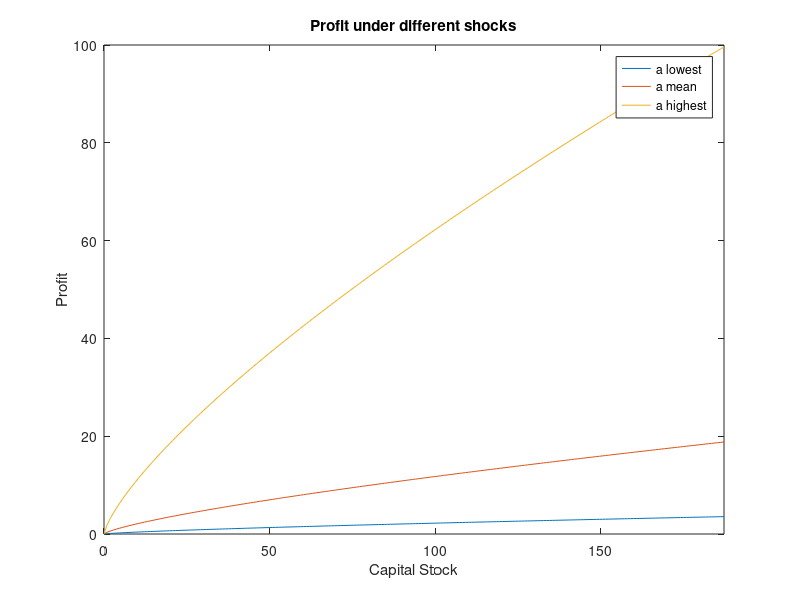

Reproduce this figure in MATLAB. (Note: this script raises an error after producing the figure.)
% Shasha Wang PS1 FNCE 937
clc
clear all;
close all;

cd 'E:\Dropbox\fall 19-20\Finance 937\PS1\question_1'
tic;

%% Q1 Solving the Problem of the Firm in Discrete Time
% Grid for k - centered around k_mean = 1. 
% k_max = (a_max/delta)^(1/(1-alpha))
% k_min = 0
% Grid for a - choose a_mean s.t. k_mean = 1. Nine grid points work well.
% k_mean = (alpha * a_mean / (r_mean + delta))^(1/(1-alpha))
% a_min = a_mean - m*sigma/(1-rho^2)^0.5
% a_max = a_mean + m*sigma/(1-rho^2)^0.5

%% Parametization
rho = 0.8;
r = 0.02;
delta = 0.1;
theta_1 = 0.3;
theta_2 = 0.6;
W = 2;
sigma = 0.1;
m = 4; % number of a is 2 * 4 + 1 = 9
Na = m*2 + 1;
Nk_1 = 200;
Nk_2 = 25;
b_0 = 0;
b_1 = 0.5;

%% Create grid for k and a
k_min = 0.01; % setting k_min to 0 would pop up errors in the iteration
% a_mean = (r + delta) / theta_1; % Lecture 1 Page 15/52 "picking E[a] s.t. k_mean=1"
% But that would make a too small
a_mean = 2; % I set the mean of a higher
log_a_mean = log(a_mean);
log_a_min=log(a_mean)-m*sigma/sqrt(1-rho^2);
log_a_max=log(a_mean)+m*sigma/sqrt(1-rho^2);
log_a_grid=linspace(log_a_min,log_a_max,Na);
a_min=exp(log_a_min);
a_max=exp(log_a_max);
%a_min = max(0.2, a_mean - m * sigma/(1-rho^2)^0.5);
%a_mean = a_min + m*sigma/(1-rho^2)^0.5; % update a_mean
k_mean = (theta_1 * a_mean / (r + delta))^(1/(1-theta_1)); % Lecture 1 Page 15/52
%a_max = a_mean + m*sigma/(1-rho^2)^0.5;
%a_grid = linspace(a_min, a_max, Na);
k_max = (exp(log_a_max)/delta)^(1/(1-theta_1));
k_grid_1 = linspace(k_min, k_max, Nk_1);
k_grid_2 = linspace(k_min, k_max, Nk_2);

%% a) Plot the profit function as a function of the capital stock
labor = @(a,k) (k.^theta_1 * theta_2 * a/W).^(1/(1-theta_2));
labor_min = labor(a_min,k_grid_1);
labor_mean = labor(a_mean,k_grid_1);
labor_max = labor(a_max,k_grid_1);

profit = @(labor,a,k)a * k.^theta_1.* labor.^theta_2 - W*labor;
investment = @(k,k_prime)k_prime - (1-delta)*k;
adjustment_cost = @(investment,k)b_0*k + b_1*k*(investment/k-delta).^2;
divident = @(profit,investment,adjustment_cost)profit-investment-adjustment_cost;

profit_min = profit(labor_min,a_min,k_grid_1);
profit_mean = profit(labor_mean,a_mean,k_grid_1);
profit_max = profit(labor_max,a_max,k_grid_1);

figure (1)
plot(k_grid_1, profit_min,k_grid_1, profit_mean, k_grid_1, profit_max);
title('Profit under different shocks')
xlabel('Capital Stock')
ylabel('Profit')
legend('a lowest', 'a mean', 'a highest')
xlim([0,k_max])
savefig('q1a')

%% a's transition matrix

[Z,a_prob] = tauchen(Na,log_a_mean,rho,sigma,m);
assert(sum(abs(Z-log_a_grid))<0.01);

a_grid = exp(log_a_grid);

%% Value Function Iteration and q1c Policy Function
%% See if number of capital grid is 200
Nk=Nk_1;

k_policy_index = zeros(Na,Nk);
k_policy = zeros(Na,Nk);
investment_policy = zeros(Na,Nk);
financing_policy = zeros(Na,Nk);
value   = zeros(Na,Nk);
value0 = ones(Na,Nk); % initial guess
tolerance = 0.00001;
iteration = 0;
distance = 100;

k_grid = linspace(k_min, k_max, Nk);
[aa,kk]=meshgrid(a_grid, k_grid);

figure(2)
mesh(aa, kk, value0')

tic;
% phi = b_0 * k_grid_1 + b_1 * (i/k_grid_1 - delta).^2 .* k_grid_1;
while distance > tolerance
    for i=1:Na
        for j=1:Nk
            a = a_grid(i);
            k = k_grid(j);
            l = labor(a,k);
            %l = (k^theta_1 * theta_2 * a/W).^(1/(1-theta_2));
            pi = profit(l,a,k);
            inv = investment(k,k_grid);
            %pi = a*k^theta_1*l^theta_2 - W*l;
            phi = adjustment_cost(inv,k);
            d = divident(pi,inv,phi);
            %d = pi + (1-delta-b_0)*k-k_grid-b_1*k*(k_grid/k-1).^2;
            [v,ind] = max(d + 1/(1+r)*a_prob(i,:)*value0);
            value(i,j)=v;
            k_policy_index(i,j)=ind;
            k_policy(i,j) = k_grid(k_policy_index(i,j));
        end
    end
    hold on
    mesh(aa, kk, value')
    distance = sum(sum(abs(value-value0)));
    value0=value;
    iteration = iteration + 1;
end
display("iteration =    " + iteration + "   difference =   " + distance)
toc;

title(['Value Function Iteration Nk=', num2str(Nk)])
xlabel('Productivity')
ylabel('Capital Stock')
zlabel('Value')
savefig('q1b1_ValueFunction_3d') 

figure(3)
plot(k_grid,value(1,:))
xlim([0,k_max])
iter = 1;
while iter<=Na
    hold on; plot(k_grid,value(iter,:));
    iter=iter+1;
end
title(['value function at different shocks Nk= ', num2str(Nk)])
xlabel('Capital Stock')
ylabel('Value')
savefig('q1b1_ValueFunction_2d') 

figure(4)
[aa,kk]=meshgrid(a_grid, k_grid);
mesh(aa, kk, k_policy')
title(['Policy Function for Capital Nk=', num2str(Nk)])
xlabel('Productivity')
ylabel('Capital Stock')
zlabel('Capital Next Period')
savefig('q1b1_k_policy_3d') 

figure(5)
plot(k_grid, k_policy(1,:), k_grid, k_policy(m+1,:), k_grid, k_policy(Na,:) )
legend("lowest a","average a","highest a")
title(['Policy Function for Next Period Capital Nk=', num2str(Nk)])
xlabel('Current Capital Stock')
ylabel('Capital Next Period')
xlim([0,k_max])
savefig('q1b1_k_policy_2d') 

save('nk200_results','k_grid','k_policy','value','Nk','k_policy_index')

%% See if number of capital grid is 25
close all;
Nk=Nk_2;

k_policy_index = zeros(Na,Nk);
k_policy = zeros(Na,Nk);
value   = zeros(Na,Nk);
value0 = ones(Na,Nk); % initial guess
tolerance = 0.00001;
iteration = 0;
distance = 100;

k_grid = linspace(k_min, k_max, Nk);
[aa,kk]=meshgrid(a_grid, k_grid);

figure(2)
mesh(aa, kk, value0')

tic;
% phi = b_0 * k_grid_1 + b_1 * (i/k_grid_1 - delta).^2 .* k_grid_1;
while distance > tolerance
    for i=1:Na
        for j=1:Nk
            a = a_grid(i);
            k = k_grid(j);
            l = labor(a,k);
            %l = (k^theta_1 * theta_2 * a/W).^(1/(1-theta_2));
            pi = profit(l,a,k);
            inv = investment(k,k_grid);
            %pi = a*k^theta_1*l^theta_2 - W*l;
            phi = adjustment_cost(inv,k);
            d = divident(pi,inv,phi);
            %d = pi + (1-delta-b_0)*k-k_grid-b_1*k*(k_grid/k-1).^2;
            [v,ind] = max(d + 1/(1+r)*a_prob(i,:)*value0);
            value(i,j)=v;
            k_policy_index(i,j)=ind;
            k_policy(i,j) = k_grid(k_policy_index(i,j));
        end
    end
    hold on
    mesh(aa, kk, value')
    distance = sum(sum(abs(value-value0)));
    value0=value;
    iteration = iteration + 1;
end
display("iteration =    " + iteration + "   difference =   " + distance)
toc;

title(['Value Function Iteration Nk=', num2str(Nk)])
xlabel('Productivity')
ylabel('Capital Stock')
zlabel('Value')
savefig('q1b2_ValueFunction_3d') 

figure(3)
plot(k_grid,value(1,:))
xlim([0,k_max])
iter = 1;
while iter<=Na
    hold on; plot(k_grid,value(iter,:));
    iter=iter+1;
end
title(['value function at different shocks Nk= ', num2str(Nk)])
xlabel('Capital Stock')
ylabel('Value')
savefig('q1b2_ValueFunction_2d') 

figure(4)
[aa,kk]=meshgrid(a_grid, k_grid);
mesh(aa, kk, k_policy')
title(['Policy Function for Capital Nk=', num2str(Nk)])
xlabel('Productivity')
ylabel('Capital Stock')
zlabel('Capital Next Period')
savefig('q1b2_k_policy_3d') 

figure(5)
plot(k_grid, k_policy(1,:), k_grid, k_policy(m+1,:), k_grid, k_policy(Na,:) )
legend("lowest a","average a","highest a")
title(['Policy Function for Next Period Capital Nk=', num2str(Nk)])
xlabel('Current Capital Stock')
ylabel('Capital Next Period')
xlim([0,k_max])
savefig('q1b2_k_policy_2d') 

save('nk25_results','k_grid','k_policy','value','Nk','k_policy_index')

%% Calculate and plot optimal investment i(a,k) and financing (-d(a,k) when positive) policies
% against the current stock of capital. Do this for both the highest,
% average, and lowest value of the shock a
% i(a,k)=k'(a,k)-(1-delta)*k
close all;

load('nk200_results.mat')

investment_policy=ones(Na, Nk);
for i=1:Na
    for j=1:Nk
        investment_policy(i,j) = investment(k_grid(j),k_policy(i,j));
    end
end

[aa,kk]=meshgrid(a_grid, k_grid);
figure(1)
mesh(aa', kk', investment_policy)
title(['Policy Function for Investment Nk=', num2str(Nk)])
xlabel('Productivity')
ylabel('Capital Stock')
zlabel('Investment')
savefig('q1c1_investment_policy_3d') 

figure(2)
plot(k_grid, investment_policy(1,:), k_grid, investment_policy(m+1,:), k_grid, investment_policy(Na,:) )
legend("lowest a","average a","highest a")
title(['Policy Function for Investment Nk=', num2str(Nk)])
xlabel('Current Capital Stock')
ylabel('Optimal Investment')
savefig('q1c1_investment_policy_2d') 

financing_policy=ones(Na, Nk); % -d(a,k) when positive
for i=1:Na
    for j=1:Nk
        a=a_grid(i);
        k=k_grid(j);
        k_prime=k_policy(i,j);
        l=labor(a,k);
        pi=profit(l,a,k);
        inv=investment_policy(i,j);
        %inv=investment(k,k_prime);
        %assert(investment==investment(i,j));
        phi=adjustment_cost(inv,k);
        d=divident(pi,inv,phi);
        financing_policy(i,j) = max(-d,0);
    end
end

figure(3)
[aa,kk]=meshgrid(a_grid, k_grid);
mesh(aa', kk', financing_policy)
title(['Policy Function for Financing Nk=', num2str(Nk)])
xlabel('Productivity')
ylabel('Capital Stock')
zlabel('Financing')
savefig('q1c1_financing_policy_3d') 

figure(4)
plot(k_grid, financing_policy(1,:), k_grid, financing_policy(m+1,:), k_grid, financing_policy(Na,:) )
legend("lowest a","average a","highest a")
title(['Policy Function for Financing Nk=', num2str(Nk)])
xlabel('Current Capital Stock')
ylabel('Optimal Financing - Max(-d,0)')
%xlim([0,20])
savefig('q1c1_financing_policy_2d') 

save('nk200_results','k_grid','k_policy','value','Nk','k_policy_index','investment_policy','financing_policy')

%% see if # of grid is 25
close all;

load('nk25_results.mat')

investment_policy=ones(Na, Nk);
for i=1:Na
    for j=1:Nk
        investment_policy(i,j) = investment(k_grid(j),k_policy(i,j));
    end
end

[aa,kk]=meshgrid(a_grid, k_grid);
figure(1)
mesh(aa', kk', investment_policy)
title(['Policy Function for Investment Nk=', num2str(Nk)])
xlabel('Productivity')
ylabel('Capital Stock')
zlabel('Investment')
savefig('q1c2_investment_policy_3d') 

figure(2)
plot(k_grid, investment_policy(1,:), k_grid, investment_policy(m+1,:), k_grid, investment_policy(Na,:) )
legend("lowest a","average a","highest a")
title(['Policy Function for Investment Nk=', num2str(Nk)])
xlabel('Current Capital Stock')
ylabel('Optimal Investment')
savefig('q1c2_investment_policy_2d') 

financing_policy=ones(Na, Nk); % -d(a,k) when positive
for i=1:Na
    for j=1:Nk
        a=a_grid(i);
        k=k_grid(j);
        k_prime=k_policy(i,j);
        l=labor(a,k);
        pi=profit(l,a,k);
        inv=investment_policy(i,j);
        %inv=investment(k,k_prime);
        %assert(investment==investment(i,j));
        phi=adjustment_cost(inv,k);
        d=divident(pi,inv,phi);
        financing_policy(i,j) = max(-d,0);
    end
end

figure(3)
[aa,kk]=meshgrid(a_grid, k_grid);
mesh(aa', kk', financing_policy)
title(['Policy Function for Financing Nk=', num2str(Nk)])
xlabel('Productivity')
ylabel('Capital Stock')
zlabel('Financing')
savefig('q1c2_financing_policy_3d') 

figure(4)
plot(k_grid, financing_policy(1,:), k_grid, financing_policy(m+1,:), k_grid, financing_policy(Na,:) )
legend("lowest a","average a","highest a")
title(['Policy Function for Financing Nk=', num2str(Nk)])
xlabel('Current Capital Stock')
ylabel('Optimal Financing - Max(-d,0)')
%xlim([0,20])
savefig('q1c2_financing_policy_2d') 

save('nk25_results','k_grid','k_policy','value','Nk','k_policy_index','investment_policy','financing_policy')

toc;

%% q1d
close all;

%% Nk=200

load('nk200_results.mat')
optimal_investment_at_mean_shock=ones(4,Nk);

%% q1d1 b_0=0,b_1=0.5
% This is just what we've been doing before
optimal_investment_at_mean_shock(1,:)=investment_policy(m+1,:);

%% q1d2 b_0=0,b_1=10
b_0=0;
b_1=10;
adjustment_cost = @(investment,k)b_0*k + b_1*k*(investment/k-delta).^2;

k_policy_index = zeros(Na,Nk);
k_policy = zeros(Na,Nk);
investment_policy2 = zeros(Na,Nk);
value   = zeros(Na,Nk);
value0 = ones(Na,Nk); % initial guess
tolerance = 0.00001;
iteration = 0;
distance = 100;

k_grid = linspace(k_min, k_max, Nk);
[aa,kk]=meshgrid(a_grid, k_grid);

tic;
% phi = b_0 * k_grid_1 + b_1 * (i/k_grid_1 - delta).^2 .* k_grid_1;
while distance > tolerance
    for i=1:Na
        for j=1:Nk
            a = a_grid(i);
            k = k_grid(j);
            l = labor(a,k);
            %l = (k^theta_1 * theta_2 * a/W).^(1/(1-theta_2));
            pi = profit(l,a,k);
            inv = investment(k,k_grid);
            %pi = a*k^theta_1*l^theta_2 - W*l;
            phi = adjustment_cost(inv,k);
            d = divident(pi,inv,phi);
            %d = pi + (1-delta-b_0)*k-k_grid-b_1*k*(k_grid/k-1).^2;
            [v,ind] = max(d + 1/(1+r)*a_prob(i,:)*value0);
            value(i,j)=v;
            k_policy_index(i,j)=ind;
            k_policy(i,j) = k_grid(k_policy_index(i,j));
            investment_policy2(i,j) = investment(k,k_policy(i,j));
        end
    end
    distance = sum(sum(abs(value-value0)));
    value0=value;
    iteration = iteration + 1;
end
display("iteration =    " + iteration + "   difference =   " + distance)
toc;

optimal_investment_at_mean_shock(2,:)=investment_policy2(m+1,:);

%plot(k_grid,optimal_investment_at_mean_shock(1,:),k_grid,optimal_investment_at_mean_shock(2,:))

%% q1d3 b_0=0,b_1=b+=0.5 when i>delta*k and b_1=b-=10 when i<delta*k
b_0=0;
b_1_plus=0.5;
b_1_minus=10;
adjustment_cost = @(investment,k)b_0*k + k*(investment/k-delta)^2*b_1_plus*(investment>delta*k)...
                                       + k*(investment/k-delta)^2*b_1_minus*(investment<=delta*k);

k_policy_index = zeros(Na,Nk);
k_policy = zeros(Na,Nk);
investment_policy3 = zeros(Na,Nk);
value   = zeros(Na,Nk);
value0 = ones(Na,Nk); % initial guess
tolerance = 0.00001;
iteration = 0;
distance = 100;

k_grid = linspace(k_min, k_max, Nk);
[aa,kk]=meshgrid(a_grid, k_grid);

tic;
% phi = b_0 * k_grid_1 + b_1 * (i/k_grid_1 - delta).^2 .* k_grid_1;
while distance > tolerance
    for i=1:Na
        for j=1:Nk
            a = a_grid(i);
            k = k_grid(j);
            l = labor(a,k);
            %l = (k^theta_1 * theta_2 * a/W).^(1/(1-theta_2));
            pi = profit(l,a,k);
            inv = investment(k,k_grid);
            %pi = a*k^theta_1*l^theta_2 - W*l;
            phi = ones(1,Nk);
            for ss=1:Nk
                phi(ss) = adjustment_cost(inv(ss),k);
            end
            d = divident(pi,inv,phi);
            %d = pi + (1-delta-b_0)*k-k_grid-b_1*k*(k_grid/k-1).^2;
            [v,ind] = max(d + 1/(1+r)*a_prob(i,:)*value0);
            value(i,j)=v;
            k_policy_index(i,j)=ind;
            k_policy(i,j) = k_grid(k_policy_index(i,j));
            investment_policy3(i,j) = investment(k,k_policy(i,j));
        end
    end
    distance = sum(sum(abs(value-value0)));
    value0=value;
    iteration = iteration + 1;
end
display("iteration =    " + iteration + "   difference =   " + distance)
toc;

optimal_investment_at_mean_shock(3,:)=investment_policy3(m+1,:); 

%% q1d4 b_0=0.02,b_1=0.5
b_0=0.02;
b_1=0.5;
adjustment_cost = @(investment,k)b_0*k*(investment~=delta*k) + b_1*k*(investment/k-delta).^2;

k_policy_index = zeros(Na,Nk);
k_policy = zeros(Na,Nk);
investment_policy4 = zeros(Na,Nk);
value   = zeros(Na,Nk);
value0 = ones(Na,Nk); % initial guess
tolerance = 0.00001;
iteration = 0;
distance = 100;

k_grid = linspace(k_min, k_max, Nk);
[aa,kk]=meshgrid(a_grid, k_grid);

tic;
% phi = b_0 * k_grid_1 + b_1 * (i/k_grid_1 - delta).^2 .* k_grid_1;
while distance > tolerance
    for i=1:Na
        for j=1:Nk
            a = a_grid(i);
            k = k_grid(j);
            l = labor(a,k);
            %l = (k^theta_1 * theta_2 * a/W).^(1/(1-theta_2));
            pi = profit(l,a,k);
            inv = investment(k,k_grid);
            %pi = a*k^theta_1*l^theta_2 - W*l;
            phi = ones(1,Nk);
            for ss=1:Nk
                phi(ss) = adjustment_cost(inv(ss),k);
            end
            d = divident(pi,inv,phi);
            %d = pi + (1-delta-b_0)*k-k_grid-b_1*k*(k_grid/k-1).^2;
            [v,ind] = max(d + 1/(1+r)*a_prob(i,:)*value0);
            value(i,j)=v;
            k_policy_index(i,j)=ind;
            k_policy(i,j) = k_grid(k_policy_index(i,j));
            investment_policy4(i,j) = investment(k,k_policy(i,j));
        end
    end
    distance = sum(sum(abs(value-value0)));
    value0=value;
    iteration = iteration + 1;
end
display("iteration =    " + iteration + "   difference =   " + distance)
toc;

optimal_investment_at_mean_shock(4,:)=investment_policy4(m+1,:);

figure(1)
plot(k_grid,optimal_investment_at_mean_shock');
title(['investment policy Nk= ',num2str(Nk)])
ylabel('Optimal Investment at Mean Shock')
xlabel('Current Capital Stock')
legend('low adj. cost','high adj. cost','asymmetric adj. cost','fixed cost');
savefig('q1d_investment_policy') 


